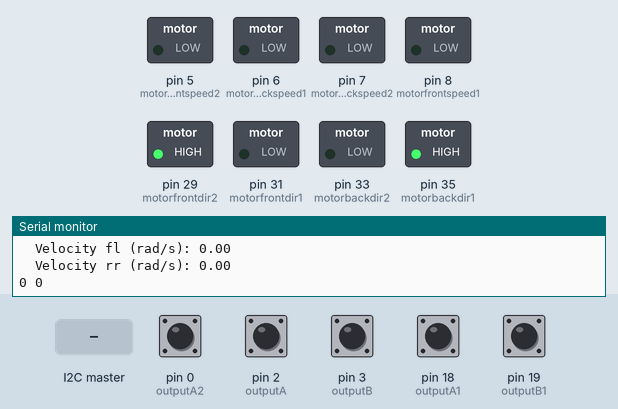
A sketch run on a simulated Arduino Mega 2560, built with avr-gcc and run on an emulated ATmega2560. On the bench: switched loads named in the sketch (green lamp = pin HIGH), the last lines printed to the serial monitor. Inputs (shaded band) come from the test bench; at power-on: pin 0 (outputA2), pin 2 (outputA), pin 3 (outputB), pin 18 (outputA1), pin 19 (outputB1) HIGH.

Above: at 1.2 s.
1.3 s: the I2C master sends the byte 90
At 2.7 s:
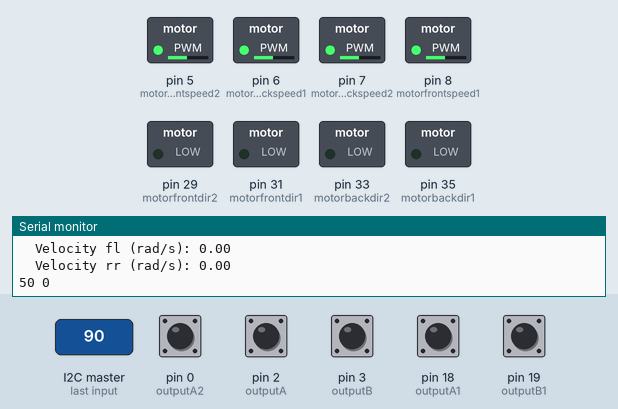
4.3 s: the I2C master sends the byte 200
At 5.4 s:
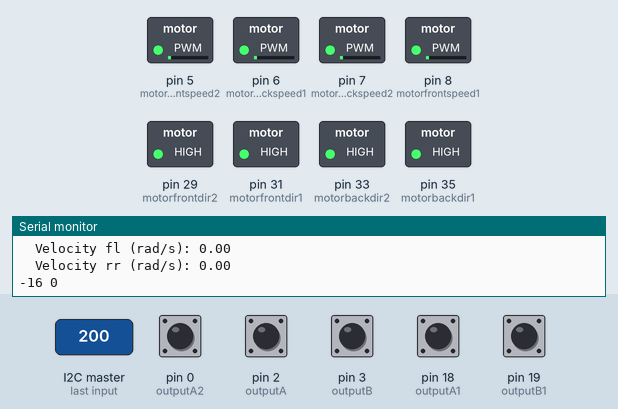
7.3 s: the I2C master sends the byte 1
At 7.52 s:
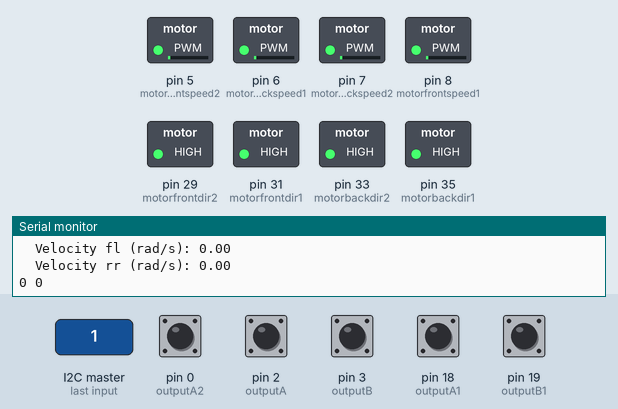
Timing chart, 0 to 10.3 s (numbered marks = the images above; inputs shaded):
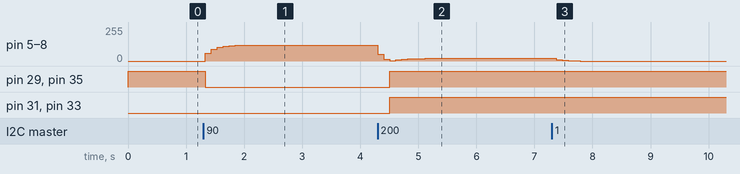

Measured:
- after the input at 1.3 s, pin 5 (motorfrontspeed2), pin 6 (motorbackspeed1), pin 7 (motorbackspeed2), pin 8 (motorfrontspeed1): moves from 0/255 to 120/255 over 2.5 s, starting at once; pin 29 (motorfrontdir2), pin 35 (motorbackdir1): HIGH → LOW at once
- after the input at 4.3 s, pin 5 (motorfrontspeed2), pin 6 (motorbackspeed1): 120/255 → 50/255 at once, → 15/255 0.10 s later, → 1/255 0.10 s later, → 10/255 0.10 s later, … (8 changes in this stretch)
- after the input at 7.3 s, pin 5 (motorfrontspeed2), pin 6 (motorbackspeed1), pin 7 (motorbackspeed2), pin 8 (motorfrontspeed1): moves from 19/255 to 0/255 over 0.41 s, starting after 0.08 s

The sketch:

4wheelfinal.ino
```cpp
#include <Wire.h>
#include <math.h>
//motor pin
const int motorfrontdir1 = 31;
const int motorfrontspeed1 = 8;
const int motorfrontdir2 = 29;
const int motorfrontspeed2 = 5;
const int motorbackdir1 = 35;
const int motorbackspeed1 = 6;
const int motorbackdir2 = 33;
const int motorbackspeed2 = 7;
const int deadzone = 40;
//motor velocity
double velocity,velocity1,velocity2,velocity3;
//encoder pins
int outputA =2;
int outputB=3;
int outputA1=18,outputB1=19;
int outputA2=0,outputB2=0;
int outputA3=0,outputB3=0;
//encoder outputs
int counter = 0,counter1=0,counter2=0,counter3=0;
//encoder variables
int aState,bState;
int aState1,bState1;
int aState2,bState2;
int aState3,bState3;
int ppr = 400*4;
int aLastState, bLastState;
int aLastState1,bLastState1;
int aLastState2,bLastState2;
int aLastState3,bLastState3;
int lastcount,lastcount1,lastcount2,lastcount3;
double dcount,dcount1,dcount2,dcount3;
//pid
double errsum,errsum1;
double error;
double kp,ki,kd;
//controller input
int8_t xL, xR, yL, yR, circle;
double rL, thetaL, rR, thetaR;
unsigned long lastTime;
double wfl, wfr, wrl, wrr, wz;
double lx = 0.13, ly = 0.25;
const double r = 0.075;
double target_wfl = 0, target_wfr = 0, target_wrl = 0, target_wrr = 0;
double current_wfl = 0, current_wfr = 0, current_wrl = 0, current_wrr = 0;
const double decelerationRate = 2.0; // Adjust this for smoother or faster deceleration
void compute() {
  unsigned long now = millis();
  double lasterr,lasterr1;
  //calculating encoder velocity
  double timeChange = (double)(now-lastTime)/1000;
  if (timeChange > 0)
  //reverify this part of the code
  { // Avoid division by zero
    dcount = (double)(counter - lastcount) / timeChange;
    velocity = (2*dcount*3.14*r)/(ppr*timeChange) ;
    dcount1 = (double)(counter1 - lastcount1) / timeChange;
    velocity1 = (2*dcount1*3.14*r)/(ppr*timeChange);
    dcount2 = (double)(counter2 - lastcount2) / timeChange;
    velocity2 = (2*dcount2*3.14*r)/(ppr*timeChange);
    dcount3 = (double)(counter3 - lastcount3) / timeChange;
    velocity3 = (2*dcount3*3.14*r)/(ppr*timeChange);
  }
  lastcount = counter;
  lastcount1 = counter1;
  lastcount2 = counter2;
  lastcount3 = counter3;
  lastTime = now;
  Serial.print("\tVelocity fl (rad/s): ");
  Serial.println(velocity);
  Serial.print("\tVelocity rr (rad/s): ");
  Serial.println(velocity1);
  Serial.print(xL);
  Serial.print(" ");
  Serial.print(yL);
  Serial.println(" ");

  // Calculate joystick-based velocities
  double vx = yL;
  double vy = xL;
  wz = xR;
  double speedFactorL = (rL/88+rR/88)/2;

  // Compute target angular velocities for each wheel
  target_wfr = (1/r) * (vx - vy + (lx + ly) * wz) * speedFactorL;
  target_wfl = (1/r) * (vx + vy - (lx + ly) * wz) * speedFactorL;
  target_wrr = (1/r) * (vx + vy + (lx + ly) * wz) * speedFactorL;
  target_wrl = (1/r) * (vx - vy - (lx + ly) * wz) * speedFactorL;
  //propotional integral derivative or pid controller
  error = target_wfl - velocity;
  errsum+= error*timeChange;
  double derr = (error-lasterr)/timeChange;
  double output = kp * error + ki * errsum + kd*derr;
  double error1 = target_wrr - velocity1;
  errsum1+= error1*timeChange;
  double derr1 = (error1-lasterr1)/timeChange;
  double output1 = kp * error + ki * errsum + kd*derr;
  target_wfr = constrain(target_wfr, -120, 120);
  target_wfl = constrain(target_wfl, -120, 120);
  target_wrr = constrain(target_wrr, -120, 120);
  target_wrl = constrain(target_wrl, -120, 120);
  lasterr = error;
  lasterr1=error1;

}
void applyDeceleration() {
  // Gradually approach target speeds for each wheel
  current_wfl+= (target_wfl - current_wfl) / decelerationRate;
  current_wfr+= (target_wfr - current_wfr) / decelerationRate;
  current_wrl+= (target_wrl - current_wrl) / decelerationRate;
  current_wrr+= (target_wrr - current_wrr) / decelerationRate;

  // Update motor directions and speeds based on decelerated values
  if (current_wfl >= 0) {
    digitalWrite(motorfrontdir1, LOW);
    analogWrite(motorfrontspeed1, current_wfl);
  } else {
    digitalWrite(motorfrontdir1, HIGH);
    analogWrite(motorfrontspeed1, -current_wfl);
  }

  if (current_wfr >= 0) {
    digitalWrite(motorfrontdir2, HIGH);
    analogWrite(motorfrontspeed2, current_wfr);
  } else {
    digitalWrite(motorfrontdir2, LOW);
    analogWrite(motorfrontspeed2, -current_wfr);
  }

  if (current_wrl >= 0) {
    digitalWrite(motorbackdir1, HIGH);
    analogWrite(motorbackspeed1, current_wrl);
  } else {
    digitalWrite(motorbackdir1, LOW);
    analogWrite(motorbackspeed1, -current_wrl);
  }

  if (current_wrr >= 0) {
    digitalWrite(motorbackdir2, LOW);
    analogWrite(motorbackspeed2, current_wrr);
  } else {
    digitalWrite(motorbackdir2, HIGH);
    analogWrite(motorbackspeed2, -current_wrr);
  }
}
void setup() {
  pinMode(motorfrontdir1, OUTPUT);
  pinMode(motorfrontspeed1, OUTPUT);
  pinMode(motorfrontdir2, OUTPUT);
  pinMode(motorfrontspeed2, OUTPUT);
  pinMode(motorbackdir1, OUTPUT);
  pinMode(motorbackspeed1, OUTPUT);
  pinMode(motorbackdir2, OUTPUT);
  pinMode(motorbackspeed2, OUTPUT);
  Wire.begin(8);
  Wire.onReceive(receiveEvent);
  pinMode(outputA, INPUT_PULLUP);
  pinMode(outputB, INPUT_PULLUP);
  aLastState = digitalRead(outputA);
  bLastState = digitalRead(outputB);
  pinMode(outputA1, INPUT_PULLUP);
  pinMode(outputB1, INPUT_PULLUP);
  aLastState1 = digitalRead(outputA1);
  bLastState1 = digitalRead(outputB1);
  pinMode(outputA2, INPUT_PULLUP);
  pinMode(outputB2, INPUT_PULLUP);
  aLastState2 = digitalRead(outputA2);
  bLastState2 = digitalRead(outputB2);
  pinMode(outputA3, INPUT_PULLUP);
  pinMode(outputB3, INPUT_PULLUP);
  aLastState3 = digitalRead(outputA3);
  bLastState3 = digitalRead(outputB3);
  attachInterrupt(digitalPinToInterrupt(outputA), readEncoderA, RISING);
  /*attachInterrupt(digitalPinToInterrupt(outputA1), readEncoderA1, CHANGE);
  attachInterrupt(digitalPinToInterrupt(outputB1), readEncoderB1, CHANGE);
  attachInterrupt(digitalPinToInterrupt(outputA2), readEncoderA2, CHANGE);
  attachInterrupt(digitalPinToInterrupt(outputB2), readEncoderB2, CHANGE);
  attachInterrupt(digitalPinToInterrupt(outputA3), readEncoderA3, CHANGE);
  attachInterrupt(digitalPinToInterrupt(outputB3), readEncoderB3, CHANGE);*/
  Serial.begin(115200);
}
void receiveEvent(int bytes) {
  while (Wire.available()) {
    xL = Wire.read();
    yL = Wire.read();
    xR = Wire.read();
    yR = Wire.read();
    wz = xR;
    if (abs(xL) < deadzone) xL = 0;
    else xL = (xL > 0) ? xL - deadzone : xL + deadzone;

    if (abs(yL) < deadzone) yL = 0;
    else yL = (yL > 0) ? yL - deadzone : yL + deadzone;

    if (abs(xR) < deadzone) xR = 0;
    else xR = (xR > 0) ? xR - deadzone : xR + deadzone;

    if (abs(yR) < deadzone) yR = 0;
    else yR = (yR > 0) ? yR - deadzone : yR + deadzone;
    circle = Wire.read();
    rL = sqrt(xL * xL + yL * yL);
    thetaL = atan2(xL, yL);
    rR = sqrt(xR * xR + yR * yR);
    thetaR = atan2(yR, xR);
  }
}
void SetTunings(double Kp,double Ki,double Kd)
{
  kp=Kp;
  ki=Ki;
  kd=Kd;
  }
void loop() {
  SetTunings(-0.75,-0.001,0);
  compute();
  applyDeceleration();
  delay(100);
}
void readEncoderA() {
  bState = digitalRead(outputB);

    if(bState != 0) {
      counter--;
    }
    else {
      counter++;
    }
}

void readEncoderB() {
  aState = digitalRead(outputA);
  bState = digitalRead(outputB);

  if (bState != bLastState) {
    if (aState != bState) {
      counter--;
    } else {
      counter++;
    }
    bLastState = bState;
  }
}
void readEncoderA1() {
  aState1 = digitalRead(outputA1);
  bState1 = digitalRead(outputB1);

  if (aState1 != aLastState1) {
    if (aState1 == bState1) {
      counter1--;
    } else {
      counter1++;
    }
    aLastState1 = aState1;
  }

}

void readEncoderB1() {
  aState1 = digitalRead(outputA1);
  bState1 = digitalRead(outputB1);

  if (bState1 != bLastState1) {
    if (aState1 != bState1) {
      counter1--;
    } else {
      counter1++;
    }
    bLastState1 = bState1;
  }
}
void readEncoderA2() {
  aState2 = digitalRead(outputA2);
  bState2 = digitalRead(outputB2);

  if (aState2 != aLastState2) {
    if (aState2 == bState2) {
      counter2--;
    } else {
      counter2++;
    }
    aLastState2 = aState2;
  }

}

void readEncoderB2() {
  aState2 = digitalRead(outputA2);
  bState2 = digitalRead(outputB2);

  if (bState2 != bLastState2) {
    if (aState2 != bState2) {
      counter2--;
    } else {
      counter2++;
    }
    bLastState2 = bState2;
  }
}
void readEncoderA3() {
  aState3 = digitalRead(outputA3);
  bState3 = digitalRead(outputB3);

  if (aState3 != aLastState3) {
    if (aState3 == bState3) {
      counter3--;
    } else {
      counter3++;
    }
    aLastState3 = aState3;
  }

}

void readEncoderB3() {
  aState3 = digitalRead(outputA3);
  bState3 = digitalRead(outputB3);

  if (bState3 != bLastState3) {
    if (aState3 != bState3) {
      counter3--;
    } else {
      counter3++;
    }
    bLastState3 = bState3;
  }
}
```
